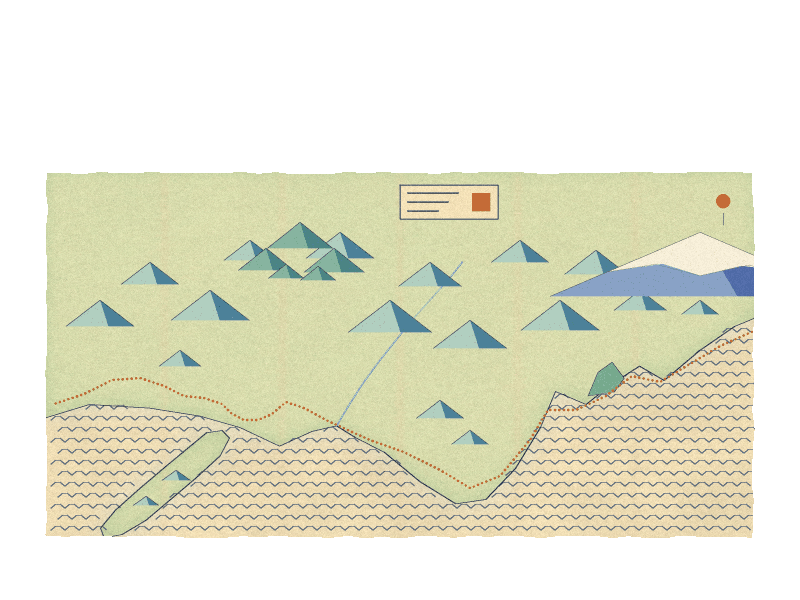
#> input picture art/maps/edo/back.png, 800 x 600 px, found by its file name
$ python edo_c_check.py
#> lines starting #> are read from the running program, lines starting #| are printed output that depends on the picture
"""PAINT-20C: checks and check pictures for edo-cedars and edo-storehouse.

    python3 edo_c_check.py [shots-dir]

Checks: every file 800x600 and in the plan; every mark of ROUND-20's list present and inside the walk outline; every
cut-out state file there; every thing of ROUND-20's list with a shape; then writes pictures with stand-in people at
the marks (grown-up 160 px at `full`, the children at their heights; a man of 1.56 m where asked) on the painting as
painted (out/) and as keyed (art/), with a stand-in of rain lines over the cedar path.

PAINT-23 (round twenty-three: the cedar path painted again from a new place): and that the cedar path's scene file says
what its layout.json says (the two numbers, the walk outline, the blocked patch, every mark, every area's shape and
standing place, the walk-behind cut-outs' base lines, LIFT and SILL, the constable's way in edo-hills.js), through
scene_dump.mjs (needs node: NODE=/opt/node22/bin/node)."""

import json
import math
import os
import re
import subprocess
import sys

import numpy as np
from PIL import Image, ImageDraw

from postimp_plans import PLANS

HERE = os.path.dirname(os.path.abspath(__file__))
ART = os.path.join(HERE, "..", "..", "art", "scenes")
SHOTS = sys.argv[1] if len(sys.argv) > 1 else os.path.join(HERE, "out", "edo-c-shots")
NEED_MARKS = {"edo-cedars": ["enter", "figure", "pipe", "door", "window", "isukeFrom"],
              "edo-storehouse": ["door", "windowIn", "sacks", "mat", "trapdoor", "lantern", "isuke"]}
NEED_THINGS = {"edo-cedars": ["cedars", "steps", "figure", "mist", "pipe", "storehouse", "door", "window", "eaves", "rain", "light", "kiln", "isuke"],
               "edo-storehouse": ["sacks", "mat", "trapdoor", "floorgaps", "door", "bar", "window", "tools", "lantern", "baskets", "straw", "isuke", "jinsuke"]}
STATES = {"edo-cedars": ["light-on", "window-lit"], "edo-storehouse": ["bar", "bar-up", "door", "door-open", "mat", "mat-aside", "trapdoor", "trapdoor-open", "sacks", "sacks-heaped", "floorgaps-on", "lantern", "lantern-lit"]}
PEOPLE = {"mom": (168, (0.16, 0.65, 0.45)), "bigsis": (160, (0.25, 0.25, 0.55)), "lilsis": (122, (0.9, 0.45, 0.6)), "man": (156, (0.6, 0.5, 0.35)), "girl": (118, (0.8, 0.6, 0.4))}


# [68 lines left out: functions inside, check, standin, not called in this run]


def grown_px(lay, y):
    return 160.0 * (y - lay["horizon"]) / (lay["full"] - lay["horizon"])


def compose(folder, scene, extra=()):
#> called with folder = 'tools/paint/../../art/scenes/rome-tiber', scene = 'rome-tiber', extra = ()
    plan = PLANS[scene]
    im = Image.open(os.path.join(folder, "back.png")).convert("RGBA")
#> im is the input picture: PIL image 800x600 RGBA; mean R, G, B, A 112.1, 112.2, 92, 136.7
    for n in list(plan["planes"]) + list(extra):
        p = os.path.join(folder, n + ".png")
        if os.path.exists(p):
            im.alpha_composite(Image.open(p).convert("RGBA"))
    return im


# [59 lines left out: functions rain, shots, not called in this run]


def scene_agrees(scene="edo-cedars"):
    """PAINT-23: the scene file against the installed layout.json: every number the painter measured is the number the game uses."""
    root = os.path.join(HERE, "..", "..")
    lay = json.load(open(os.path.join(ART, scene, "layout.json")))
    bad = []
    d = None
    for node in (os.environ.get("NODE", "node"), "/opt/node22/bin/node"):
        try:
            out = subprocess.run([node, os.path.join(HERE, "scene_dump.mjs"), scene], capture_output=True, text=True, cwd=root, timeout=60)
            if out.returncode == 0:
                d = json.loads(out.stdout.strip().splitlines()[-1])
                break
        except FileNotFoundError:
            continue
    if d is None:
        print(scene, "scene file against layout.json: not checked (node, or scene_dump.mjs, would not run)")
        return True
    same = lambda a, b: json.dumps(a) == json.dumps(b) or (len(a) == len(b) and all(abs(float(x) - float(y)) < 0.06 for p, q in zip(a, b) for x, y in zip(p, q)))
    if (d["horizon"], d["full"]) != (lay["horizon"], lay["full"]):
        bad.append(f"horizon and full: the scene file {d['horizon']}, {d['full']}; the layout {lay['horizon']}, {lay['full']}")
    if not same(d["floors"][0]["area"], lay["walk"]):
        bad.append("the walk outline differs")
    if len(d["blocked"]) != len(lay["blocked"]) or not all(same(a, b) for a, b in zip(d["blocked"], lay["blocked"])):
        bad.append("the blocked patches differ")
    for k, v in lay["marks"].items():
        if d["marks"].get(k) != v:
            bad.append(f"mark {k}: the scene file {d['marks'].get(k)}, the layout {v}")
    areas = {a["id"]: a for a in d["areas"]}
    for t in lay["things"]:
        a = areas.get(t["id"])
        if a is None:
            if t["id"] != "isuke":
                bad.append(f"area {t['id']}: not in the scene file")
            continue
        if a["walkTo"] != t["stand"]:
            bad.append(f"area {t['id']}: walkTo {a['walkTo']}, the layout's stand {t['stand']}")
        shape = t["shape"].get("poly")
        if shape is None:
            x, y, w, h = t["shape"]["rect"]
            shape = [[x, y], [x + w, y], [x + w, y + h], [x, y + h]]
        if not same(a["shape"], shape):
            bad.append(f"area {t['id']}: its shape differs")
    planes = {p["id"]: p for p in d["planes"]}
    for p in lay["planes"]:
        if p["id"] not in planes:
            bad.append(f"plane {p['id']}: not in the scene file")
        elif "base" in p and planes[p["id"]]["base"] != p["base"]:
            bad.append(f"plane {p['id']}: base {planes[p['id']]['base']}, the layout {p['base']}")
    src = open(os.path.join(root, "js", "content", "scenes", scene + ".js")).read()
    for name, want in (("LIFT", lay["lift"]), ("SILL", lay["sill"])):
        m = re.search(r"const %s = \[(\d+), (\d+)\]" % name, src)
        if not m or [int(m.group(1)), int(m.group(2))] != want:
            bad.append(f"{name}: the scene file {m.groups() if m else None}, the layout {want}")
    m = re.search(r"arrive: \{ enter: (\[\[.*?\]\]), door: (\[\[.*?\]\]) \}", src)
    if not m or json.loads(m.group(1)) != lay["arrive"]["enter"] or json.loads(m.group(2)) != lay["arrive"]["door"]:
        bad.append(f"arrive: the scene file {m.groups() if m else None}, the layout {lay['arrive']}")
    m = re.search(r"lil\.base = (\d+);", src)
    if not m or int(m.group(1)) != lay["lift"][1] - 1:
        bad.append(f"lil.base (her depth at the sill): the scene file {m.group(1) if m else None}, the row above LIFT's {lay['lift'][1] - 1}")
    hills = open(os.path.join(root, "js", "content", "scenes", "edo-hills.js")).read()
    m = re.search(r"export const ISUKE_WAY = (\[\[.*?\]\]);", hills)
    if not m or json.loads(m.group(1)) != lay["isukeWay"]:
        bad.append("edo-hills.js ISUKE_WAY differs from the layout's isukeWay")
    print(scene, "scene file against layout.json:", "OK" if not bad else "PROBLEMS")
    for b in bad:
        print("  -", b)
    return not bad


def beside():
    """The two keyed scenes beside a Rome and a Nevada scene at the same size: a print among paintings, not another game."""
    tiles = []
    for scene in ("rome-tiber", "edo-cedars", "nevada-roadside", "edo-storehouse"):
        folder = os.path.join(ART, scene)
        if not os.path.exists(os.path.join(folder, "back.png")):
            continue
        im = compose(folder, scene).convert("RGB").resize((400, 300), Image.LANCZOS)
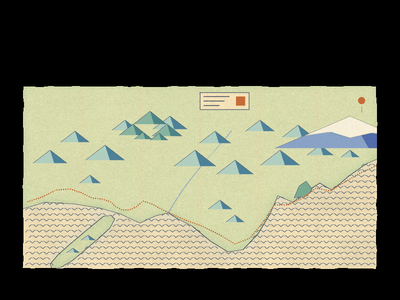
#> im: PIL image 400x300 RGB; mean R, G, B 112.1, 112.3, 92
        ImageDraw.Draw(im).text((6, 4), scene, fill=(255, 255, 200))
        tiles.append(im)
    sheet = Image.new("RGB", (800, 600), (20, 20, 20))
#> sheet: PIL image 800x600 RGB; every value is 20
    for i, t in enumerate(tiles):
        sheet.paste(t, ((i % 2) * 400, (i // 2) * 300))
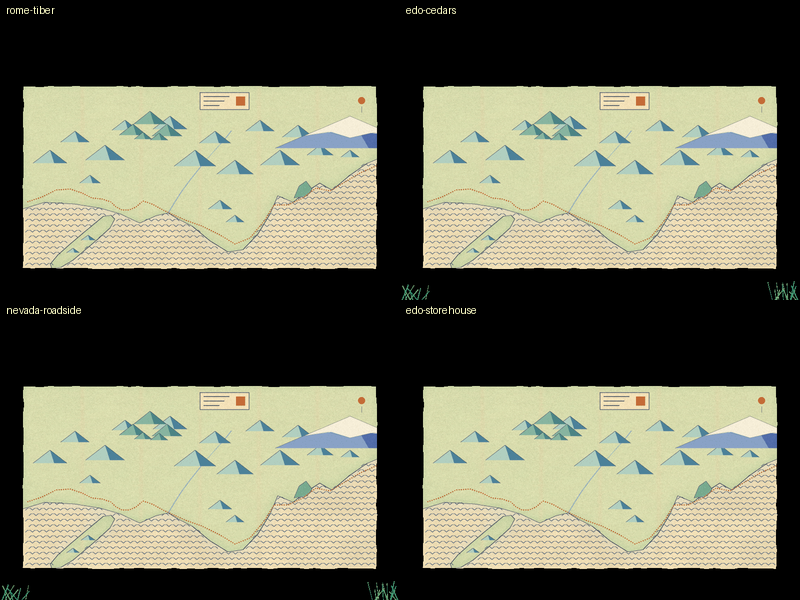
#> sheet: PIL image 800x600 RGB; mean R, G, B 112.5, 112.8, 92.4
    os.makedirs(SHOTS, exist_ok=True)
    sheet.save(os.path.join(SHOTS, "beside-rome-nevada.png"))


if __name__ == "__main__":
    ok = True
    beside()
    for scene in ("edo-cedars", "edo-storehouse"):
        for folder in (os.path.join(HERE, "out", scene), os.path.join(ART, scene)):
            if os.path.exists(os.path.join(folder, "layout.json")):
                lay, good = check(scene, folder)
                ok = ok and good
        if os.path.exists(os.path.join(HERE, "out", scene, "layout.json")):
            shots(scene, json.load(open(os.path.join(HERE, "out", scene, "layout.json"))), scene)
    ok = scene_agrees("edo-cedars") and ok
#> (the run stopped early here; a loop or call above may not have finished)
